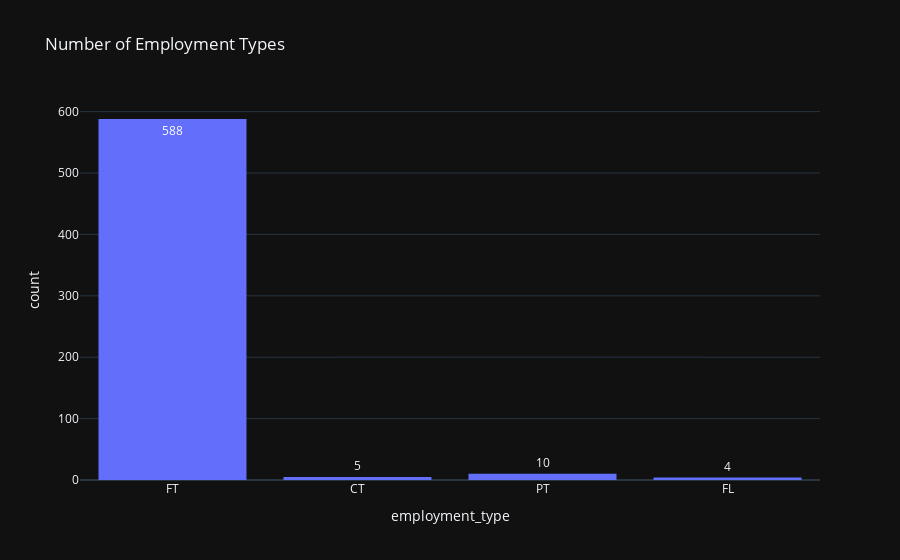

The code cell stored with this chart in its notebook:
### Markdown cell above
<b style="color:green;">Most employment type work </b>

### Code cell
px.histogram(df,x = 'employment_type',text_auto = True,template = 'plotly_dark', title = 'Number of Employment Types')

### Figure 1 — Plotly figure (JSON) as saved in the notebook; plotly's stock layout.template omitted (floating-point values rounded to 4 significant figures; data arrays with more than 128 entries replaced by an {"elided": "..."} marker saying what was removed)
{"data": [{"alignmentgroup": "True", "bingroup": "x", "hovertemplate": "employment_type=%{x}<br>count=%{y}<extra></extra>", "legendgroup": "", "marker": {"color": "#636efa", "pattern": {"shape": ""}}, "name": "", "offsetgroup": "", "orientation": "v", "showlegend": false, "texttemplate": "%{value}", "type": "histogram", "x": {"elided": "607 str values"}, "xaxis": "x", "yaxis": "y"}], "layout": {"barmode": "relative", "legend": {"tracegroupgap": 0}, "title": {"text": "Number of Employment Types"}, "xaxis": {"anchor": "y", "domain": [0, 1], "title": {"text": "employment_type"}}, "yaxis": {"anchor": "x", "domain": [0, 1], "title": {"text": "count"}}}}
